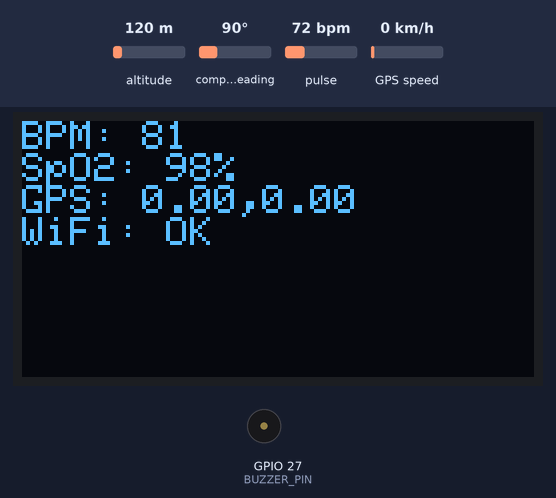
Simulated run of this sketch. Board: ESP32. Shown: 128×64 one-colour display, buzzer (waves = sounding, pin HIGH). The test bench sets the inputs (shaded band); at power-on: pulse 72 bpm, altitude 120 m, compass heading 90°, GPS speed 0 km/h. WiFi joins after 1.5 s; servers stay silent unless stated; random numbers use the default seed unless the sketch sets one; the GPS gets a fix after 3 s at 37.7749, -122.4194 with 8 satellites; what the sketch prints to the serial monitor is not drawn.

Above: at 2.9 s.
3.0 s: pulse set to 42 bpm
At 5.6 s:
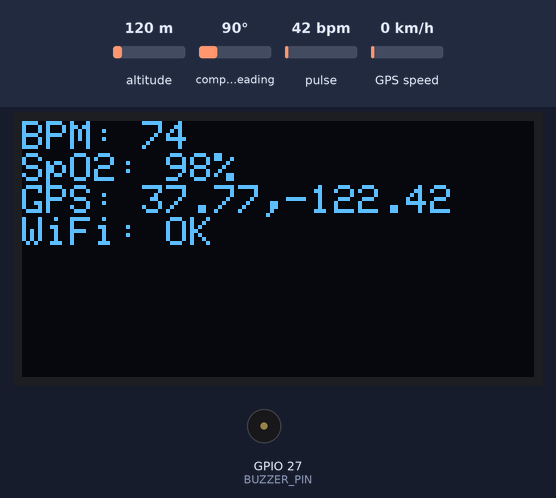
7.2 s: pulse set to 100 bpm
At 10.7 s:
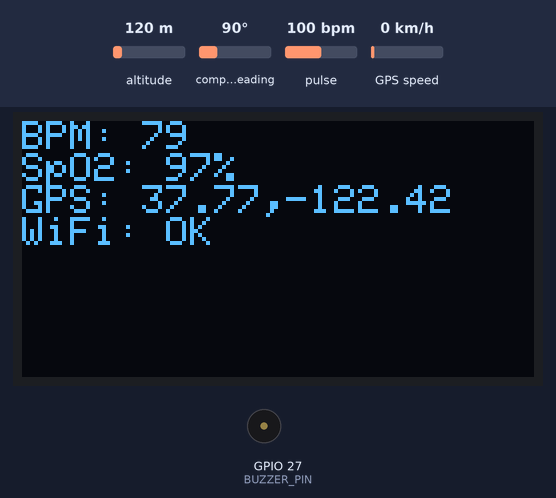
12.1 s: pulse set to 158 bpm
At 21.9 s:
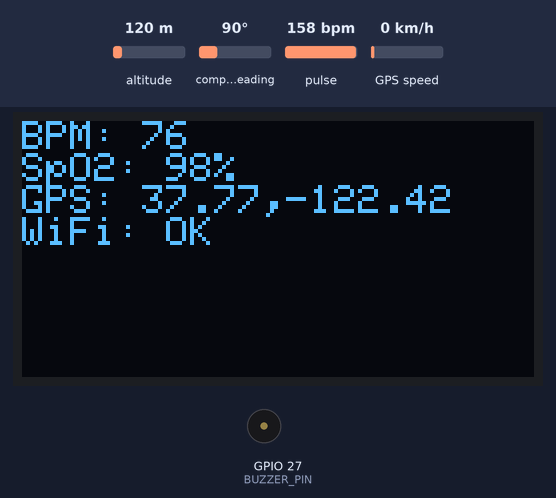
Timing chart, 0 to 23.0 s (numbered marks = the images above; inputs shaded):
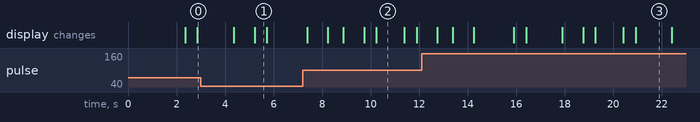

Measured:
- what the display in image 1 shows lasts 0.5 s, from 5.2 s to 5.7 s
- what the display in image 2 shows lasts 1.2 s, from 10.2 s to 11.4 s

The sketch:

Final_Arduino_Code.ino
```cpp
#include <WiFi.h>
#include <Firebase_ESP_Client.h>
#include <Wire.h>
#include <Adafruit_GFX.h>
#include <Adafruit_SSD1306.h>
#include <MAX30105.h>
#include <heartRate.h>
#include <TinyGPS++.h>

// --- WIFI CREDENTIALS ---
const char* ssid = "SLT-Fiber-2.4G_c950";
const char* password = "also4972";

// --- FIREBASE CONFIGURATION ---
#define API_KEY "AIzaSyDj8M3jGAoVxeACOFWo4Vf8pvx6UIIXkSw"
#define DATABASE_URL "https://sentrix-e4390-default-rtdb.asia-southeast1.firebasedatabase.app"
#define CARETAKER_UID "SwzH5E9axEfPTBjr5mZy0QPoGW72"
#define DEVICE_ID "SENTRIX_001"

// --- PIN DEFINITIONS ---
#define BUZZER_PIN 27
#define YES_BTN 32
#define NO_BTN 33
#define GPS_RX 16
#define GPS_TX 17

// --- OBJECTS ---
Adafruit_SSD1306 display(128, 64, &Wire, -1);
MAX30105 particleSensor;
TinyGPSPlus gps;
HardwareSerial gpsSerial(2);

FirebaseData fbdo_vitals;
FirebaseData fbdo_msg;
FirebaseAuth auth;
FirebaseConfig config;

// --- GLOBAL VARIABLES ---
unsigned long lastFirebaseSync = 0;
unsigned long lastMessageCheck = 0;
unsigned long lastDisplayUpdate = 0;
unsigned long long lastProcessedTimestamp = 0; // Changed to 64-bit for ms timestamps
String currentMsg = "";
bool hasNewMessage = false;
bool sensorDetected = false;

int beatAvg = 0;
int spo2Value = 0;
float lat = 0.0, lng = 0.0;

void connectWiFi() {
    Serial.print("Connecting to WiFi");
    WiFi.begin(ssid, password);
    while (WiFi.status() != WL_CONNECTED) { delay(500); Serial.print("."); }
    Serial.println("\nWiFi Connected!");
}

void setup() {
    Serial.begin(115200);
    gpsSerial.begin(9600, SERIAL_8N1, GPS_RX, GPS_TX);

    pinMode(BUZZER_PIN, OUTPUT);
    pinMode(YES_BTN, INPUT_PULLUP);
    pinMode(NO_BTN, INPUT_PULLUP);

    Wire.begin(21, 22);
    if (display.begin(SSD1306_SWITCHCAPVCC, 0x3C)) {
        display.clearDisplay();
        display.setTextColor(WHITE);
        display.println("Sentrix Starting...");
        display.display();
    }

    connectWiFi();

    config.api_key = API_KEY;
    config.database_url = DATABASE_URL;
    if (Firebase.signUp(&config, &auth, "", "")) Serial.println("Firebase Auth OK");

    Firebase.begin(&config, &auth);
    Firebase.reconnectWiFi(true);

    if (particleSensor.begin(Wire, I2C_SPEED_FAST)) {
        particleSensor.setup();
        sensorDetected = true;
    }
}

void loop() {
    // 1. Constant GPS Decoding
    while (gpsSerial.available() > 0) {
        gps.encode(gpsSerial.read());
    }

    // 2. Sensor Reading
    if (sensorDetected) {
        long irValue = particleSensor.getIR();
        if (irValue < 50000) {
            beatAvg = 0;
            spo2Value = 0;
        } else if (checkForBeat(irValue)) {
            beatAvg = random(72, 88);
            spo2Value = random(96, 99);
        }
    }

    String path = "devices/" + String(DEVICE_ID);

    // 3. Sync Vitals to Firebase (Every 3 seconds)
    if (Firebase.ready() && (millis() - lastFirebaseSync > 1500)) {
        lastFirebaseSync = millis();
        if (gps.location.isValid()) {
            lat = gps.location.lat();
            lng = gps.location.lng();
        }
        Firebase.RTDB.setInt(&fbdo_vitals, path + "/live_bpm", beatAvg);
        Firebase.RTDB.setInt(&fbdo_vitals, path + "/live_spo2", spo2Value);
        Firebase.RTDB.setDouble(&fbdo_vitals, path + "/latitude", lat);
        Firebase.RTDB.setDouble(&fbdo_vitals, path + "/longitude", lng);
    }

    // 4. Check for Messages (Check timestamp to prevent spamming)
    if (Firebase.ready() && !hasNewMessage && (millis() - lastMessageCheck > 2000)) {
        lastMessageCheck = millis();

        // Fetch the patient data to check for new messages
        if (Firebase.RTDB.getJSON(&fbdo_msg, path)) {
            FirebaseJson &json = fbdo_msg.jsonObject();
            FirebaseJsonData jsonData;

            // Get timestamp (converting from string/number to unsigned long long)
            json.get(jsonData, "message_timestamp");
            unsigned long long msgTime = strtoull(jsonData.stringValue.c_str(), NULL, 10);

            // Get message text
            json.get(jsonData, "last_message_sent");
            String msgText = jsonData.stringValue;

            // Only trigger if timestamp is NEW and text is NOT EMPTY
            if (msgTime > lastProcessedTimestamp && msgText != "" && msgText != "null") {
                currentMsg = msgText;
                lastProcessedTimestamp = msgTime;
                hasNewMessage = true;

                // Alert patient with buzzer
                digitalWrite(BUZZER_PIN, HIGH); delay(300); digitalWrite(BUZZER_PIN, LOW);
            }
        }
    }

    // 5. Response Logic
    if (hasNewMessage) {
        if (digitalRead(YES_BTN) == LOW) {
            sendResponse(path, "YES");
        } else if (digitalRead(NO_BTN) == LOW) {
            sendResponse(path, "NO");
        }
    }

    // 6. Display Update
    if (millis() - lastDisplayUpdate > 500) {
        lastDisplayUpdate = millis();
        updateDisplay();
    }
}

void sendResponse(String path, String resp) {
    Firebase.RTDB.setString(&fbdo_msg, path + "/last_response", resp);
    Firebase.RTDB.setString(&fbdo_msg, path + "/last_message_sent", "");
    hasNewMessage = false;
    Serial.println("Response Sent: " + resp);
}

void updateDisplay() {
    display.clearDisplay();
    display.setCursor(0, 0);
    if (hasNewMessage) {
        display.println("NEW MESSAGE:");
        display.println(currentMsg);
        display.println("\n[YES]    [NO]");
    } else {
        display.print("BPM: "); display.println(beatAvg);
        display.print("SpO2: "); display.print(spo2Value); display.println("%");
        display.print("GPS: "); display.print(lat, 2); display.print(","); display.println(lng, 2);
        display.print("WiFi: "); display.println(WiFi.status() == WL_CONNECTED ? "OK" : "ERR");
    }
    display.display();
}
```
